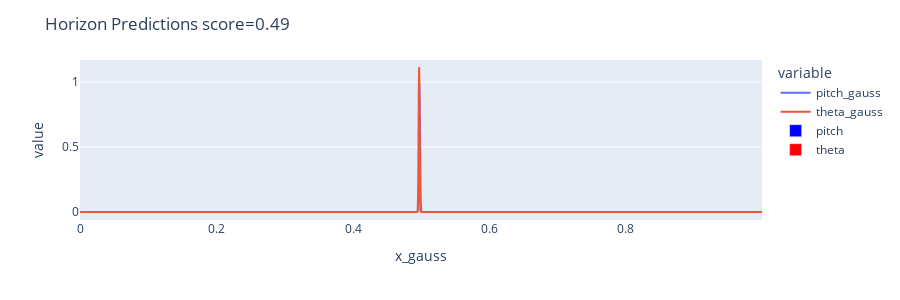

Write notebook code for a chart like this one.
### Code cell
import pandas as pd
import plotly.express as px

for image, target in dataloader:
   break

with torch.no_grad():
    x_pitch, x_theta = model(image.to(model.device))

(y_pitch, score_pitch), (y_theta, score_theta) = model.postprocess(x_pitch, x_theta)
y_pitch, y_theta = y_pitch.cpu().numpy(), y_theta.cpu().numpy()

(mu_pitch, amp_pitch, sigma_pitch), (mu_theta, amp_theta, sigma_theta) = (
    model.postprocess_curve_fit(x_pitch, x_theta)
)


print(f"target=\t{target}")
print(f"pred_argmax=\t{[y_pitch.item(), y_theta.item()]}")
print(f"pred_fit=\t{[mu_pitch, mu_theta]}")


# plotting
def gaussian(x, amplitude, mu, sigma):
    return amplitude * np.exp(-((x - mu) ** 2) / (2 * sigma**2))


x_pitch = x_pitch.squeeze().softmax(-1).cpu().numpy()
x_theta = x_theta.squeeze().softmax(-1).cpu().numpy()
x = np.linspace(0, 1, len(x_pitch), endpoint=False)
x_data = np.linspace(0, 1, 5000, endpoint=False)
df_gauss = pd.DataFrame(
    {
        "x_gauss": x_data,
        "pitch_gauss": gaussian(x_data, amp_pitch, mu_pitch, sigma_pitch),
        "theta_gauss": gaussian(x_data, amp_theta, mu_theta, sigma_theta),
    }
)

fig = px.line(df_gauss, x="x_gauss", y=["pitch_gauss", "theta_gauss"])
fig.add_bar(x=x, y=x_pitch, name="pitch", marker=dict(color="blue", opacity=0.5))
fig.add_bar(x=x, y=x_theta, name="theta", marker=dict(color="red", opacity=0.5))
fig.update_layout(
    barmode="overlay",
    title=f"Horizon Predictions score={(score_pitch*score_theta).item():.2f}",
)
# set height and tight layout
fig.update_layout(height=300)  # , margin=dict(l=0, r=0, t=0, b=0))
fig.show()

I = (image[0].permute(1, 2, 0) * 255).numpy().astype(np.uint8)
diameter = 1
I = draw_horizon(
    I, pitch_theta=(target[0][0], target[0][1]), color=(0, 255, 0), diameter=diameter
)
I = draw_horizon(
    I, pitch_theta=(y_pitch[0], y_theta[0]), color=(0, 0, 255), diameter=diameter
)
# I = draw_horizon(
#     I,
#     pitch_theta=(mu_pitch, mu_theta),
#     color=(0, 0, 255),
#     diameter=diameter,
# )
I = Image.fromarray(I)
I  # .reduce(2) if I.width >= 1024 else I

### Figure 1 — Plotly figure (JSON) as saved in the notebook; plotly's stock layout.template omitted (floating-point values rounded to 4 significant figures; data arrays with more than 128 entries replaced by an {"elided": "..."} marker saying what was removed)
{"data": [{"hovertemplate": "variable=pitch_gauss<br>x_gauss=%{x}<br>value=%{y}<extra></extra>", "legendgroup": "pitch_gauss", "line": {"color": "#636efa", "dash": "solid"}, "marker": {"symbol": "circle"}, "mode": "lines", "name": "pitch_gauss", "showlegend": true, "type": "scattergl", "x": {"elided": "5000 float values"}, "xaxis": "x", "y": {"elided": "5000 float values"}, "yaxis": "y"}, {"hovertemplate": "variable=theta_gauss<br>x_gauss=%{x}<br>value=%{y}<extra></extra>", "legendgroup": "theta_gauss", "line": {"color": "#EF553B", "dash": "solid"}, "marker": {"symbol": "circle"}, "mode": "lines", "name": "theta_gauss", "showlegend": true, "type": "scattergl", "x": {"elided": "5000 float values"}, "xaxis": "x", "y": {"elided": "5000 float values"}, "yaxis": "y"}, {"marker": {"color": "blue", "opacity": 0.5}, "name": "pitch", "type": "bar", "x": {"elided": "500 float values"}, "y": {"elided": "500 float values"}}, {"marker": {"color": "red", "opacity": 0.5}, "name": "theta", "type": "bar", "x": {"elided": "500 float values"}, "y": {"elided": "500 float values"}}], "layout": {"barmode": "overlay", "height": 300, "legend": {"title": {"text": "variable"}, "tracegroupgap": 0}, "margin": {"t": 60}, "title": {"text": "Horizon Predictions score=0.49"}, "xaxis": {"anchor": "y", "domain": [0, 1], "title": {"text": "x_gauss"}}, "yaxis": {"anchor": "x", "domain": [0, 1], "title": {"text": "value"}}}}
